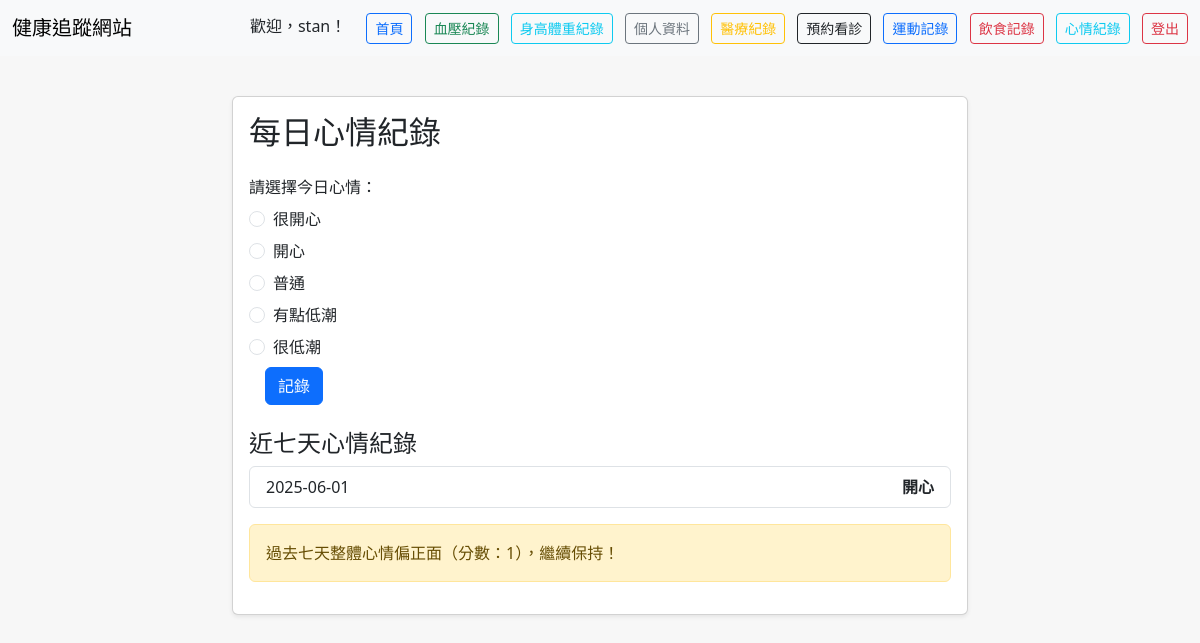
Page /mood (signed in) on the earlier database version.
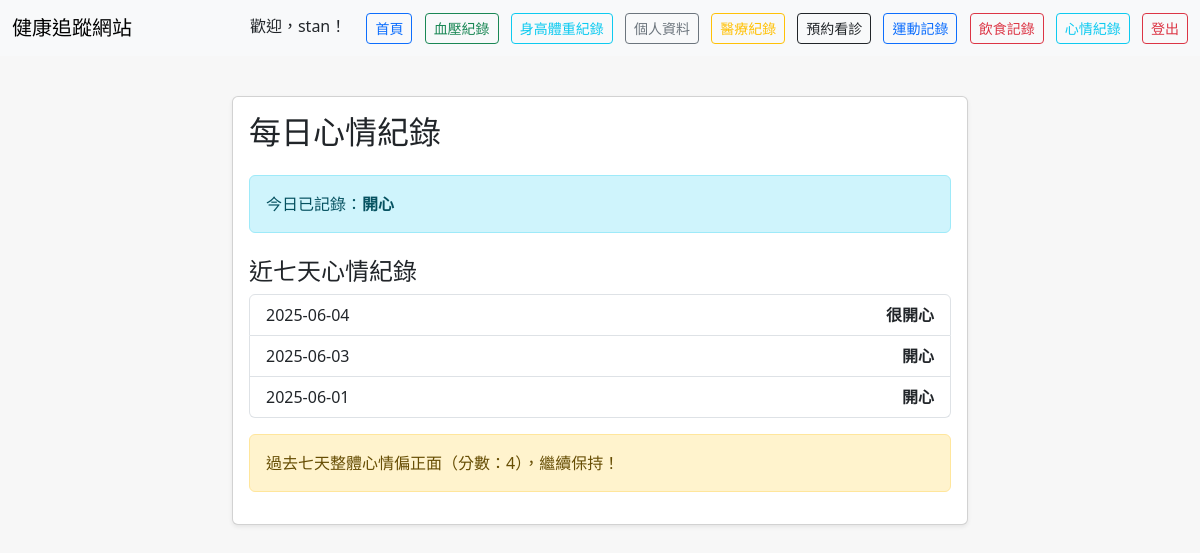
Same page on the later database version.
### tables this page shows
CREATE TABLE users (
            id INTEGER PRIMARY KEY AUTOINCREMENT,
            username TEXT UNIQUE NOT NULL,
            password TEXT NOT NULL
        , gender TEXT, age INTEGER, height REAL, weight REAL, birthday TEXT, email TEXT, created_at TEXT);

CREATE TABLE mood_records (
            id INTEGER PRIMARY KEY AUTOINCREMENT,
            user_id INTEGER,
            mood TEXT,
            mood_date TEXT,
            created_at TIMESTAMP DEFAULT CURRENT_TIMESTAMP,
            FOREIGN KEY(user_id) REFERENCES users(id)
        );

### app.py (the view)
@app.route('/mood', methods=['GET', 'POST'])
def mood():
    user = get_current_user()
    if not user:
        return redirect(url_for('login'))
    mood_repo = MoodRepository(DB_PATH)
    today_mood = mood_repo.get_today_mood(user['id'])
    message = None
    if request.method == 'POST' and not today_mood:
        mood_value = request.form['mood']
        mood_repo.add_mood(user['id'], mood_value)
        flash('今日心情已記錄')
        return redirect(url_for('mood'))
    last_7 = mood_repo.get_last_7_days(user['id'])
    mood_score = {
        'very_happy': 2,
        'happy': 1,
        'neutral': 0,
        'a_bit_down': -1,
        'very_down': -2
    }
    total = sum(mood_score.get(r['mood'], 0) for r in last_7)
    if len(last_7) > 0:
        if total > 0:
            message = f"過去七天整體心情偏正面（分數：{total}），繼續保持！"
        elif total < 0:
            message = f"過去七天整體心情偏低潮（分數：{total}），多多關心自己喔！"
        else:
            message = "過去七天心情起伏平均，記得多做讓自己開心的事！"
    else:
        message = None
    mood_text_map = {
        'very_happy': '很開心',
        'happy': '開心',
        'neutral': '普通',
        'a_bit_down': '有點低潮',
        'very_down': '很低潮'
    }
    return render_template('mood.html',
                         today_mood=today_mood,
                         last_7=last_7,
                         message=message,
                         username=user['username'],
                         mood_text_map=mood_text_map)

### app.py (called while the page is built)
def get_current_user():
    username = session.get('username')
    if not username:
        return None
    auth_service = get_auth_service()
    user = auth_service.get_user_by_username(username)
    if user:
        return {
            'id': user.id,
            'username': user.username,
            'password': user.password,
            'email': user.email,
            'gender': user.gender,
            'birthday': user.birthday,
            'created_at': user.created_at
        }
    return None

### di_container.py (called while the page is built)
def get_container() -> DIContainer:
    if _container is None:
        raise RuntimeError("Container not initialized. Call initialize_container() first.")
    return _container

def get_auth_service():
    return get_container().get_auth_service()

    def get_auth_service(self):
        return self._services['auth']

### repositories/mood_repository.py (called while the page is built)
    def get_today_mood(self, user_id: int) -> Optional[Dict]:
        conn = sqlite3.connect(self.db_path)
        c = conn.cursor()
        today = datetime.today().strftime('%Y-%m-%d')
        c.execute('SELECT id, mood, mood_date, created_at FROM mood_records WHERE user_id=? AND mood_date=?', (user_id, today))
        row = c.fetchone()
        conn.close()
        if row:
            return {'id': row[0], 'mood': row[1], 'mood_date': row[2], 'created_at': row[3]}
        return None

    def get_last_7_days(self, user_id: int) -> List[Dict]:
        conn = sqlite3.connect(self.db_path)
        c = conn.cursor()
        seven_days_ago = (datetime.today() - timedelta(days=6)).strftime('%Y-%m-%d')
        c.execute('SELECT mood, mood_date FROM mood_records WHERE user_id=? AND mood_date >= ? ORDER BY mood_date DESC', (user_id, seven_days_ago))
        rows = c.fetchall()
        conn.close()
        return [{'mood': r[0], 'mood_date': r[1]} for r in rows]

### services/authentication_service.py (called while the page is built)
    def get_user_by_username(self, username: str) -> Optional[User]:
        try:
            return self.user_repository.get_user_by_username(username)
        except Exception as e:
            print(f"Error getting user by username: {e}")
            return None

### templates/mood.html (shortened to what this page needs)
<!DOCTYPE html>
<html lang="zh-Hant">
<head>
    <link href="https://cdn.jsdelivr.net/npm/bootstrap@5.3.2/dist/css/bootstrap.min.css" rel="stylesheet">
</head>
<body>
    <nav class="navbar navbar-expand-lg navbar-light bg-light mb-4">
      <div class="container-fluid">
        <span class="navbar-brand">健康追蹤網站</span>
        <div>
          <span class="me-3">歡迎，{{ username }}！</span>
          <a class="btn btn-outline-primary btn-sm me-2" href="{{ url_for('index') }}">首頁</a>
          <a class="btn btn-outline-success btn-sm me-2" href="{{ url_for('blood_pressure') }}">血壓紀錄</a>
          <a class="btn btn-outline-info btn-sm me-2" href="{{ url_for('height_weight') }}">身高體重紀錄</a>
          <a class="btn btn-outline-secondary btn-sm me-2" href="{{ url_for('profile') }}">個人資料</a>
          <a class="btn btn-outline-warning btn-sm me-2" href="{{ url_for('medical_records') }}">醫療紀錄</a>
          <a class="btn btn-outline-dark btn-sm me-2" href="{{ url_for('appointments') }}">預約看診</a>
          <a class="btn btn-outline-primary btn-sm me-2" href="{{ url_for('exercise') }}">運動記錄</a>
          <a class="btn btn-outline-danger btn-sm me-2" href="{{ url_for('diet') }}">飲食記錄</a>
          <a class="btn btn-outline-info btn-sm me-2" href="{{ url_for('mood') }}">心情紀錄</a>
          <a class="btn btn-outline-danger btn-sm" href="{{ url_for('logout') }}">登出</a>
        </div>
      </div>
    </nav>
    <div class="container">
      <div class="row justify-content-center">
        <div class="col-md-8">
          <div class="card shadow-sm mb-4">
            <div class="card-body">
              <h2 class="card-title mb-4">每日心情紀錄</h2>
              {% if today_mood %}
                <div class="alert alert-info mb-3">今日已記錄：<strong>{{ mood_text_map.get(today_mood.mood, today_mood.mood) }}</strong></div>
              {% else %}
                <form method="post" class="mb-3">
                  <label class="form-label">請選擇今日心情：</label>
                  <div class="form-check mb-2">
                    <input class="form-check-input" type="radio" name="mood" id="very_happy" value="very_happy" required>
                    <label class="form-check-label" for="very_happy">很開心</label>
                  </div>
                  <div class="form-check mb-2">
                    <input class="form-check-input" type="radio" name="mood" id="happy" value="happy" required>
                    <label class="form-check-label" for="happy">開心</label>
                  </div>
                  <div class="form-check mb-2">
                    <input class="form-check-input" type="radio" name="mood" id="neutral" value="neutral" required>
                    <label class="form-check-label" for="neutral">普通</label>
                  </div>
                  <div class="form-check mb-2">
                    <input class="form-check-input" type="radio" name="mood" id="a_bit_down" value="a_bit_down" required>
                    <label class="form-check-label" for="a_bit_down">有點低潮</label>
                  </div>
                  <div class="form-check mb-2">
                    <input class="form-check-input" type="radio" name="mood" id="very_down" value="very_down" required>
                    <label class="form-check-label" for="very_down">很低潮</label>
                  </div>
                  <button type="submit" class="btn btn-primary ms-3">記錄</button>
                </form>
              {% endif %}
              <h4 class="mt-4">近七天心情紀錄</h4>
              <ul class="list-group mb-3">
                {% for r in last_7 %}
                  <li class="list-group-item d-flex justify-content-between align-items-center">
                    <span>{{ r.mood_date }}</span>
                    <span class="fw-bold">{{ mood_text_map.get(r.mood, r.mood) }}</span>
                  </li>
                {% else %}
                  <li class="list-group-item">尚無紀錄</li>
                {% endfor %}
              </ul>
              {% if message %}
                <div class="alert alert-warning">{{ message }}</div>
              {% endif %}
            </div>
          </div>
        </div>
      </div>
    </div>
</body>
</html>

### templates/mood.html (style rules this page uses)
body { background: #f7f7f7; }
.container { margin-top: 40px; }

Differences in the rows shown:
added mood_records: get "開心", mood_date "2025-06-03"
added mood_records: mood_date "2025-06-04", get "很開心"
Other differences:
{{ message }}: "過去七天整體心情偏正面（分數：1），繼續保持！" → "過去七天整體心情偏正面（分數：4），繼續保持！"
form field mood: "☐ 很開心" → (not shown)
form field mood: "☐ 開心" → (not shown)
form field mood: "☐ 普通" → (not shown)
form field mood: "☐ 有點低潮" → (not shown)
form field mood: "☐ 很低潮" → (not shown)
text no longer shown: "請選擇今日心情： 很開心 開心 普通 有點低潮 很低潮 記錄"
text now shown: "今日已記錄："
